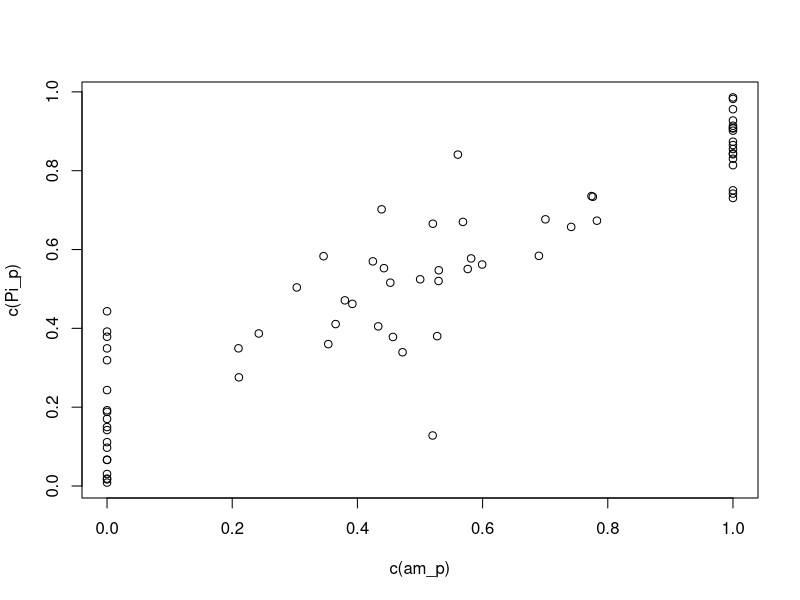
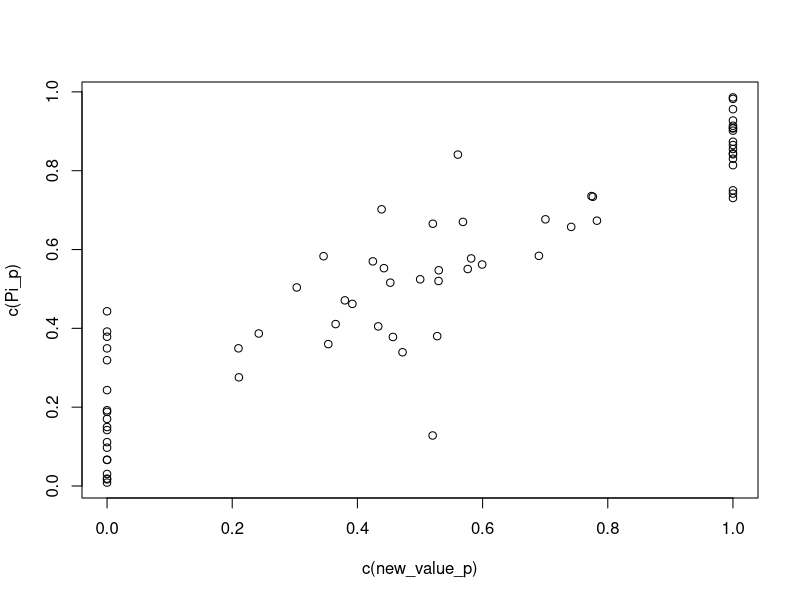
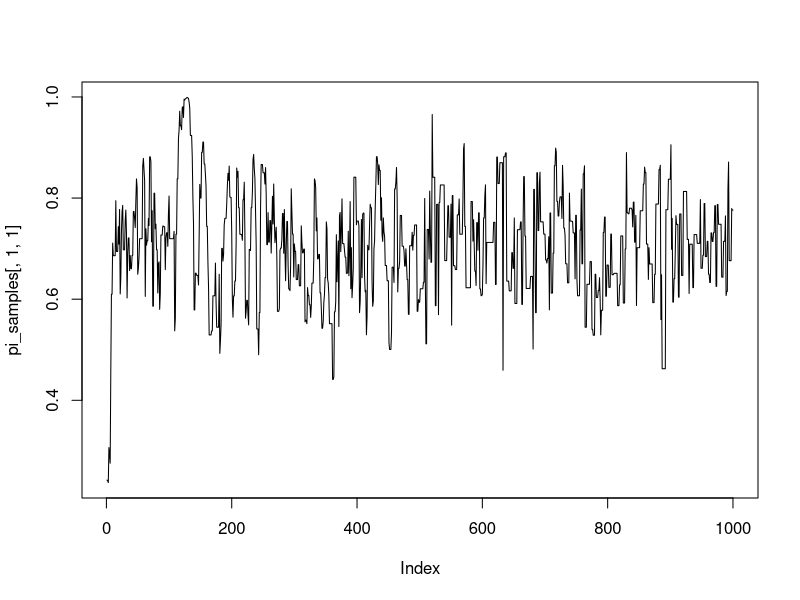
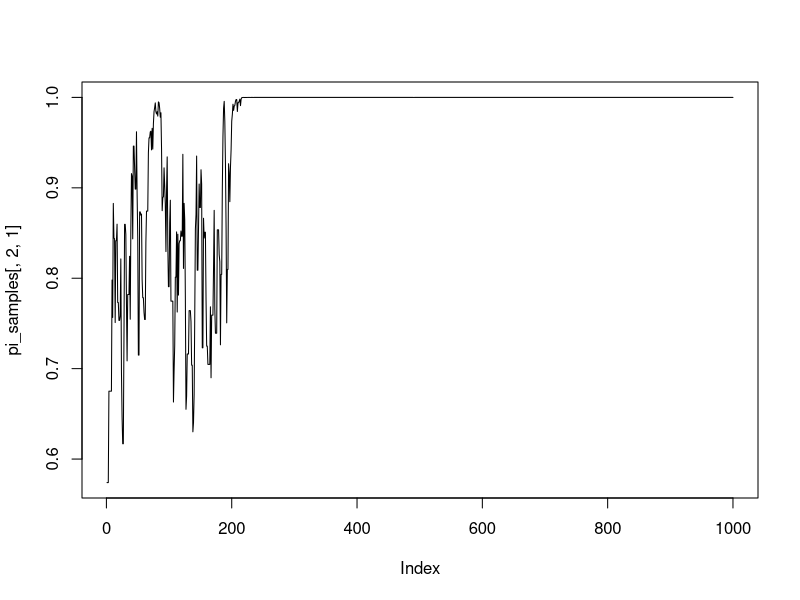
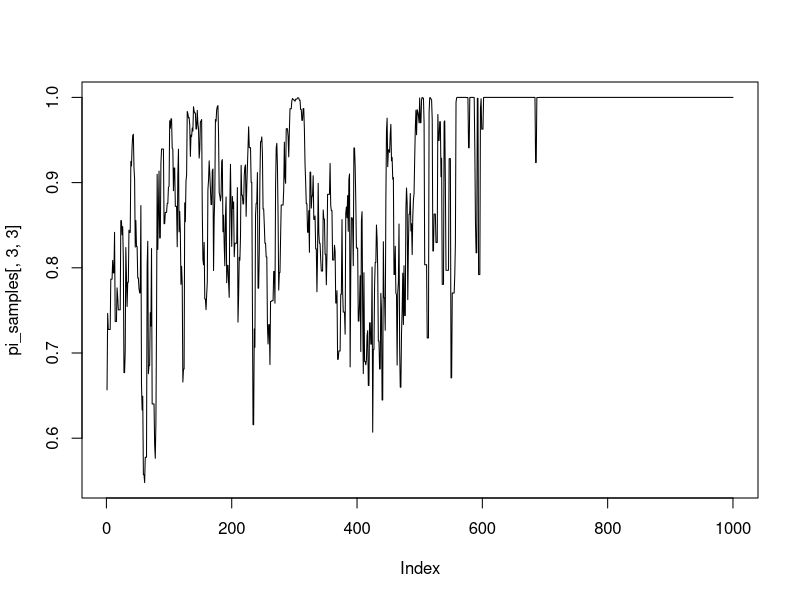

Here is the R script that generated these plots, in order: (Note: this script raises an error after producing the figures.)
# Function for block updating of occurrence indicator and occurrence probability
# Adaptive metropolis version
# This file simulates and tests the function


#' @param detected Matrix. Rows are species, columns are studies. Indicator of
#' whether the species were detected to be present in the given study. Derived
#' from the provided occurrence matrix, and checked against obs_A. Note that
#' while most studies only report interacting species, some studies do report
#' present but not interacting species. This often occurs when subsetting. 
#' @param p_occur Matrix. Rows are species, columns are studies. It includes the
#' prior probabilities of occurrence.
#' @param p_occur_others. Matrix Rows are species, columns are studies. It includes
#' the current values of occurrence for the other set of species, the ones that
#' are not being updated. 
#' @param probobs_curr Vector of current values for the probability of
#' observation for the set of species we are updating.
#' @param probobs_others Vector of current values for the probability of
#' observation for the other set of species, the ones that are not being
#' updated.
#' @param curr_inter Matrix with 0,1 entries for the current posterior samples
#' of possible interactions. The rows correspond to the species we are updating
#' and the columns correspond to the other set of species.
#' @param focus Array of three dimensions corresponding to the two sets of
#' species, and the different studies. Values are 0 or 1. This array represents
#' whether the current study would be willing to record the interactions of a
#' given species. The value should be 1 except for studies that are animal or
#' plant-oriented, where the value for species that are not of focus will be 0.

library(truncnorm)
library(mvtnorm)

### TO DO: 

## X Run RW version for many iterations to test parameter recovery
## Code Adaptive version - do we need MH, I forget
  ## X How are we initializing?
  ## X Test my fcns vs R's covar fcn for speed. R's function is faster
  ## Debugging: why does Ct blow up?
    # Why doesn't the recursive formula agree with the storage-intensive version?
  ## Test it for recovery as above
  ## Look  at mixing and parameter recovery for adaptive vs RW
  ## Look at mixing and parameter recovery for blocked vs separate sampling
## Incorporate adaptive version into the MCMC function, maybe with an option to not estimate probs, i.e. just take prior pi as given

#------------------------ 1. SIMULATE FROM THE BASIC MODEL -----------------------#
nS <- 7
nM <- 5
nP <- 10

set.seed(1234)

# True interaction matrix
L <- matrix(rbinom(nM*nP, 1, 0.5), nM, nP)

# Detection probabilities
p <- runif(nM, 0, 1)
q <- runif(nP, 0, 1)
pq <- outer(p, q)

# Study focus: all studies are animal-focused
Focus <- array(0, dim = c(nM, nP, nS))
p_occur_others <- matrix(0, nM, nS) # probability of occurrence for other species type (mammals, so in this case it will be 0/1)
for(s in 1:nS){
  # First focus animal
  these.mammals <- sample(1:nM, 2)
  Focus[these.mammals[1],,s] <- 1
  p_occur_others[these.mammals[1], s] <- 1
  # Second focus animal (sometimes)
  u <- runif(1)
  if(u > 0.85){
    Focus[these.mammals[2],,s] <- 1
    p_occur_others[these.mammals[2],s] <- 1
  }
}

# Plant occurrences and occurrence probabilities
probs = seq(0,1, 0.1) # just some random probs to sample from
prior_probs <- matrix(sample(probs, size = nP*nS, replace = TRUE), nP, nS) # Prior occurrence probabilities to use as input and to simulate true probs
mh_pprior_sd <- 0.1
Pi_p <- matrix(rtruncnorm(n = nP*nS,  mean = prior_probs, sd = mh_pprior_sd, a = 0, b = 1), nP, nS) # True occurrence probabilities for this species type
O_p <- matrix(rbinom(nP*nS, 1, Pi_p), nP, nS) # True occurrence indicators

# Observed interactions
A <- array(data = NA, dim = c(nM, nP, nS))
for(s in 1:nS){
  this.prob <- L * Focus[,,s] * pq *  matrix(1, nM, 1) %*% O_p[,s]
  A[,,s] <- matrix(rbinom(nM*nP, 1, this.prob), nM, nP)
}

# Randomly initialize current states to be stored and provided as input
theta_curr <- array(rnorm(nP*nS*2,0,1), dim = c(nP,nS,2)) # Store in mcmc function: must retrieve from previous iters, Tricky because of probit link
p_occur_curr <- pnorm(theta_curr[,,1]) # the current state of occurence prob to start from, these should converge to the true values in Pi_p
occur_curr <- ifelse(theta_curr[,,2] >0 , 1, 0) # the current state of occurrence ind to start from, these should converge to the true values in O_p

new_value_theta <- theta_curr # maybe we should just use these vars instead, if so, delete above but copy comments
new_value_p <-p_occur_curr
new_value_occ <- occur_curr

############# now add these into the sampler instead of _curr or assign _curr_st based on?

#----------------------------- Step 2: Sampler --------------------------------#

# Idea: we want to use Adaptive Metropolis to sample the occurrence indicators and 
# probabilities in one block. Use probit data augmentation to do it, so we'll have
# pi = phi(y), y ~ N(0,e)
# O_p = 1(z>0), z ~ N(0,e)
# start with e = 1


#################### Things the function actually needs: these are inputs not computed quantities

#p_occur <- Pi_p # Current occurrence probs for this species type; nope - Pi_p is true values

probobs_curr <- q # Detection probs for this species type
probobs_others <- p # Detection probs for the other species type
#occur_ind <- O_p # nope, these are the true values
curr_inter = t(L)
focus = aperm(Focus, c(2, 1, 3))
occur_prior_probs <- prior_probs


## Compute these
num_obs <- nrow(p_occur_curr) # number of species of this type
num_studies <- ncol(p_occur_curr)

# If the species were observed to interact in the study, the posterior for
# occurrence is always equal to 1. First, I will draw the occurence indicator
# as if the species were not observed to interact. Then, I will assign the
# ones observed interacting to 1.

# Updating the interaction indicator as if the species was not detected in
# the study.

# Questions and to do
  # Rename occur to be more informative, it's actually a probability
  # separate cov for each species?
  # we want prob, occ to be blocked for each species, but not for all species
  # so cov updates don't involve different species
  # ?? Is it faster to use a big mvtnorm with kronecker product covariance or to do a loop?
  # storing theta? we don't have to store all samples, just update with recursion


pipj <- outer(probobs_curr, probobs_others)


# Setup storage etc
d <- 2

# Return something like this to keep track of acceptance?
#accepted = matrix(0, nrow = num_obs, ncol = num_studies)
n_iter <- 1000
burn_in <- 500
accepted = array(0, dim = c(n_iter, num_obs, num_studies))

#pi_samples <- matrix(data = NA, nrow = length())
pi_samples <- array(data = NA, dim = c(n_iter, num_obs, num_studies))
occ_samples <- array(data = NA, dim = c(n_iter, num_obs, num_studies))
theta_samples2 <- array(data = NA, dim = c(2, num_obs, num_studies, d)) # We just need to store the first burn_in samples then compute via recursion
theta_samples_plus <- array(data = NA, dim = c(n_iter + burn_in, num_obs, num_studies, d)) # We just need to store the first burn_in samples then compute via recursion
theta_prop_st <- matrix(data = NA, nrow = num_obs, ncol = 2)
C_t <- array(data = NA, dim = c(d, d, num_obs, num_studies)) # Adaptive covariance storage
C_t_alt <- array(data = NA, dim = c(d, d, num_obs, num_studies)) # Adaptive covariance storage
theta_mean_t <- array(data = NA, dim = c(d, num_obs, num_studies)) # Current mean theta

pb = txtProgressBar(min = 0, max = n_iter, initial = 0) 
s_d <- 2.4^2/d
epsilon <- 0.001


sigma_0 <- 0.1*diag(1,d) # Initial proposal covariance

for(r in 1:n_iter){
  setTxtProgressBar(pb,r)
  start <- Sys.time()

for (st in 1 : num_studies) {
  
  #p_curr <- p_occur_curr[, st]
  p_prior_st <- occur_prior_probs[, st]
  theta_curr_st  <- new_value_theta[,st,]
  pi_curr_st  <- new_value_p[,st]
  occur_curr_st <- new_value_occ[,st]
  #theta_star_st <- theta_star[,st,]
  
  ### Generate proposals independently for each species and then transform all 
  if(r < burn_in){
    for(i in 1:num_obs){
      theta_prop_st[i,] <- rmvnorm(1, theta_curr_st[i,], sigma_0) 
    }
  }else{
    for(i in 1:num_obs){
    theta_prop_st[i,] <- rmvnorm(1, theta_curr_st[i,], C_t_alt[,,i,st]) 
  }
  }
  

  #Sys.time() - start
  pi_prop_st <- pnorm(theta_prop_st[,1])
  occur_prop_st <- ifelse(theta_prop_st[,2] > 0 , 1, 0)
  
  ### Compute acceptance probabilities
  
  ## Proposal 
  # p(occ | pi, ...)
  # Double check: I should be using new value of probs in here?
  p_occ_others_st <- outer(rep(1,num_obs), p_occur_others[, st] )
  prod1 <- apply((1 - pipj) ^ (curr_inter * focus[, , st]* p_occ_others_st), 1, prod)   # Take product over other species
  prob1 <- pi_prop_st * prod1 # Multiply by occurrence probabilities to get prob occurrence == 1
  prob0 <- 1 - pi_prop_st # Prob occurrence == 0
  prob1 <- prob1 / (prob1 + prob0) # Standardize
  this_prob <- prob1*occur_prop_st + (1-prob1)*(1-occur_prop_st) # p = p1 if occ = 1, (1-p1) if occ = 0
  log_prob1_prop <- log(this_prob) # this gives a vector length num_obs
  
  # p(pi | ...) just the trunc normal prior
  log_prob_pi_prop <- log(dtruncnorm(x = pi_prop_st, a = 0, b = 1, mean = p_prior_st, sd = mh_pprior_sd))
  
  ## Current: can probably reuse some of this from above if i rename things
  # p(occ | pi, ...)
  #p_occ_others_st <- outer(rep(1,num_obs), p_occur_others[, st] )
  #prob1 <- apply((1 - pipj) ^ (curr_inter * focus[, , st]* occ_others_st), 1, prod)   # Take product over other species
  prob1 <- pi_curr_st * prod1 # Multiply by current occurrence probabilities to get prob occurrence == 1, same product as above
  prob0 <- 1 - pi_curr_st # Prob occurrence == 0
  prob1 <- prob1 / (prob1 + prob0) # Standardize
  this_prob <- prob1*occur_curr_st + (1-prob1)*(1-occur_curr_st) # p = p1 if occ = 1, (1-p1) if occ = 0
  log_prob1_curr <- log(this_prob) # this gives a vector length num_obs
  
  # p(pi | ...) just the trunc normal prior
  log_prob_pi_curr <- log(dtruncnorm(x = pi_curr_st, a = 0, b = 1, mean = p_prior_st, sd = mh_pprior_sd))
  
  ## Accept or reject for each species (num_obs)
  AP <- log_prob_pi_prop + log_prob1_prop
  AP <- AP - (log_prob_pi_curr + log_prob1_curr)
  
  update <- log(runif(num_obs)) < AP
  
  ## Update stored quantities for the selected species
  new_value_p[update, st] <- pi_prop_st[update]
  new_value_occ[update, st] <- occur_prop_st[update]
  new_value_theta[update, st,] <- theta_prop_st[update,]
  #accepted[update, st] <- 1 # change the dimension for single iteration
  accepted[r,update, st] <- 1 # change the dimension for single iteration
  
  ### Computing the adaptive covariance matrix for each species
  # We have to save the first two samples of theta to compute the prop sd, then can use recursion
  if(r<3){ 
    theta_samples2[r,,,] <- new_value_theta
    # Compute first adaptive covariance based on r = 1,2
    # Maybe the recursion actually works for r = 2 and this is redundant?
    # Maybe if I put this in the right order, I don't need to save things for r=2?
  }
  theta_samples_plus[r,,,] <- new_value_theta
  if(r == 2){ 
    # See if covar fcn in R is faster, time it
    for(i in 1:num_obs){
      this_thetas <- theta_samples2[,i,st,]
      this_thetas_mean_t <- apply(theta_samples2[1:2,i,st,], 2, mean)
      # outer_prod <- this_thetas[1,] %*% t(this_thetas[1,]) +  this_thetas[2,] %*% t(this_thetas[2,]) # this works
      # cov <- 1/(2-1) * (outer_prod - 2*this_theta_mean_t %*% t(this_theta_mean_t))
      cov <- cov(this_thetas) 
      C_t[,,i,st] <- s_d*cov + s_d*epsilon*diag(1,d)
      theta_mean_t[,i,st] <- this_thetas_mean_t # Update running mean
      
      # Debugging: compute without recursion
      C_t_alt[,,i,st] <- s_d*cov(theta_samples_plus[1:2,i,st,]) + s_d*epsilon*diag(1,d)
    }
    # Compute new adaptive covariance based on the general recursion for r>2
    # Note this could be inefficient for high burnin but otherwise we have to store a lot
  }
  if(r >2){ 
    for(i in 1:num_obs){
      this_thetas <- new_value_theta[i,st,]
      this_thetas_mean_prev <- theta_mean_t[,i,st]
      this_thetas_mean_t <- (r-1)/r*this_thetas_mean_prev + 1/r*this_thetas
      meanXXT_prev <- this_thetas_mean_prev %*% t(this_thetas_mean_prev)
      meanXXT_t <- this_thetas_mean_t %*% t(this_thetas_mean_t)
      XXT_t <- this_thetas %*% t(this_thetas)
      #C_t[,,i,st] <- (r-1)/r * C_t[,,i,st] + s_d/r * ((r-1)*meanXXT_prev - r*meanXXT_t + XXT_t + epsilon*diag(1,d))
      C_t[,,i,st] <- (r-2)/(r-1) * C_t[,,i,st] + s_d/(r-1) * ((r-1)*meanXXT_prev - r*meanXXT_t + XXT_t + epsilon*diag(1,d))
      
      # Debugging: compute without recursion
      C_t_alt[,,i,st] <- s_d*cov(theta_samples_plus[1:r,i,st,]) + s_d*epsilon*diag(1,d) ######### prev missing s_d*
    }
  }
} # End loop over studies sites st
  
  pi_samples[r,,] <- new_value_p
  occ_samples[r,,] <- new_value_occ
  #cat("\n Iteration ", r, " complete: that took ", Sys.time() - start)
  cat("\n Iteration ", r, " complete: equal? ", all.equal(round(C_t[,,1,1], 4), round(C_t_alt[,,1,1], 4)))

} # End loop over iterations r

## DEBUG: problems with the recursive definition
# Same after 3 iterations, different after 4
# Also, why is the variance blowing up?
# Write simple debugging code to look at covar only and remove the stabilizing portion
i <- 1
st <- 1
C_t_alt[,,i,st]
C_t[,,i,st]

am_p <- new_value_p
plot(c(am_p), c(Pi_p))

plot(c(new_value_p), c(Pi_p))
table(c(new_value_occ), c(O_p))
apply(accepted, 1, mean)

plot(pi_samples[,1,1], type = "l")
plot(pi_samples[,2,1], type = "l")
plot(pi_samples[,3,3], type = "l")

# Debugging: it looks like we're getting stuck after burn-in
## Why? C_t is blowing up so we're proposing too large values



########################### OLD DEBUGGING ######################################

# Look at plant 6, study 3, jumps around iteration 27 - 28
# Debugging: we're sampling 0 for occurrence each time, but pi_occ goes to 1
# This plant has L = 1 for most things, but only one interaction partner present
# But A = 0 for everything, in fact no interacitons observed in this study
# When P is high, this results in a likelihood approx 0, and a lower value of prior
# So we should be rejecting higher P. Why is P climbing?
# So why is logL prop > logL current?
# Both prior prob and l seem off? Prior should be greater for curr because curr is closer to prior than prop
pi_curr_st <- pi_samples[3,,3]
pi_prop_st <- pi_samples[4,,3] 
p_prior_st <-  occur_prior_probs[, 3]
p_prior_st[6]
pi_curr_st[6]
pi_prop_st[6] # Proposal is higher and further from prior than current
log(dtruncnorm(x = pi_curr_st[6], a = 0, b = 1, mean = p_prior_st[6], sd = mh_pprior_sd)) # much higher as expected
log(dtruncnorm(x = pi_prop_st[6], a = 0, b = 1, mean = p_prior_st[6], sd = mh_pprior_sd))

occur_curr_st <- occ_samples[3,,3]
occur_prop_st <- occ_samples[4,,3] # this is getting reassigned somewhere in my compute logL code
occur_curr_st[6]
occur_prop_st[6]

log_prob1_curr[6] # Significantly higher as expected
log_prob1_star[6]

############## left off here: occur is constantly 0 in my samples but not in occur_curr_st? am i subsetting wrong? saving samples wrong?
# this could be why logL is wrong and higher probs for occ = 0 are shooting up?

plot(pi_samples[,6,3], type = "l")
plot(occ_samples[,6,3], type = "l")
head(pi_samples[,6,3])

# Can skip this for starters
# Now, if a species was detected to interact in a study, set their occurrence
# indicator to 1.
wh_detected <- which(detected == 1)
new_O[wh_detected] <- 1
